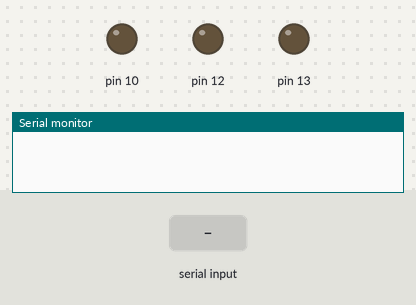
A sketch run on a simulated Arduino Uno, built with avr-gcc and run on an emulated ATmega328P. On the bench: output pins drawn as LEDs (lit = HIGH), the last lines printed to the serial monitor. The inputs (shaded band) are chosen by the test bench.

Above: at 1.2 s.
1.3 s: "*all active" received over Serial
At 2.3 s:
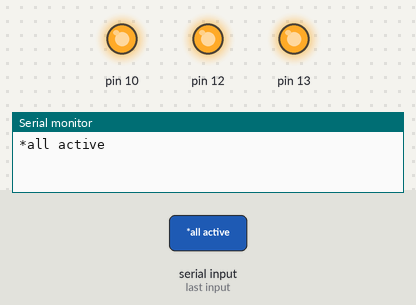
2.9 s: "*one off" received over Serial
At 3.6 s:
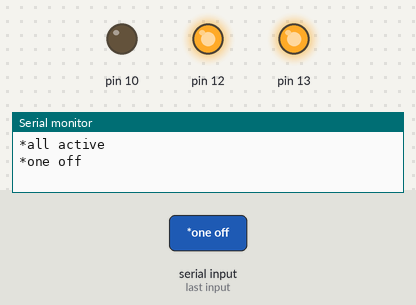
4.4 s: "*two off" received over Serial
At 4.8 s:
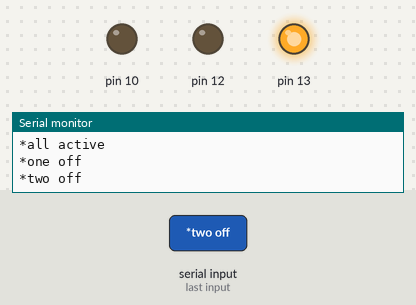
5.9 s: "*11" received over Serial
At 6.5 s:
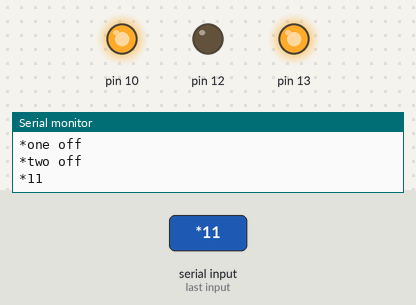
7.4 s: "*three off" received over Serial
At 7.8 s:
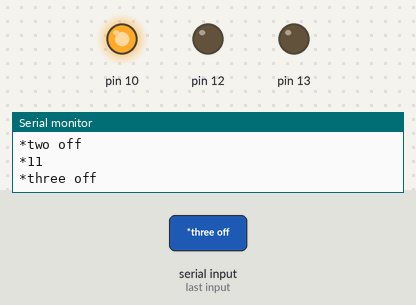
9.0 s: "*12" received over Serial
At 10.0 s:
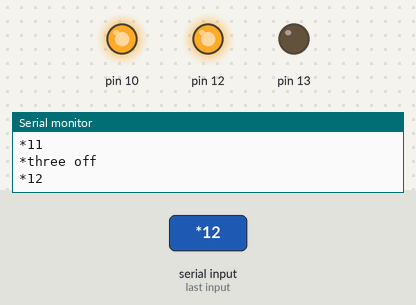
Timing chart, 0 to 11.5 s (numbered marks = the images above; inputs shaded):
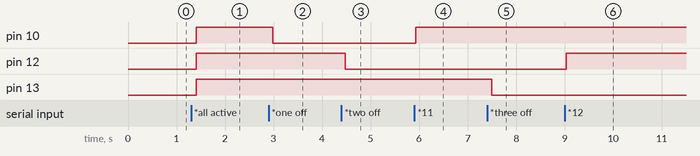

Measured:
- after the input at 1.3 s, pin 10, pin 12, pin 13: LOW → HIGH after 0.11 s
- after the input at 2.9 s, pin 10: HIGH → LOW after 0.08 s
- after the input at 4.4 s, pin 12: HIGH → LOW after 0.08 s
- after the input at 5.9 s, pin 10: LOW → HIGH at once
- after the input at 7.4 s, pin 13: HIGH → LOW after 0.10 s
- after the input at 9.0 s, pin 12: LOW → HIGH at once

The sketch:

voice2.ino
```cpp
String voice;

void allon(){
  digitalWrite(10,HIGH);
  digitalWrite(12,HIGH);
  digitalWrite(13,HIGH);
}
void alloff(){
  digitalWrite(10,LOW);
  digitalWrite(12,LOW);
  digitalWrite(13,LOW);
}
void setup() {
  Serial.begin(9600);
  pinMode(12,OUTPUT);
  pinMode(10,OUTPUT);
  pinMode(13,OUTPUT);
}

void loop() {
  while(Serial.available()){
    delay(10);
    char c = Serial.read();
    if (c =='#') {break;}
    voice += c;
  }
    if (voice.length() > 0){
      Serial.println(voice);

      if(voice == "*all active") {allon();}
 else if(voice == "*all deactive"){alloff();}


 else if(voice == "*11"){digitalWrite(10,HIGH);}
 else if(voice == "*12"){digitalWrite(12,HIGH);}
 else if(voice == "*three on"){digitalWrite(13,HIGH);}

 else if(voice == "*one off"){digitalWrite(10,LOW);}
  else if(voice == "*two off"){digitalWrite(12,LOW);}
  else if(voice == "*three off"){digitalWrite(13,LOW);}

 voice ="";
  }
}
```
